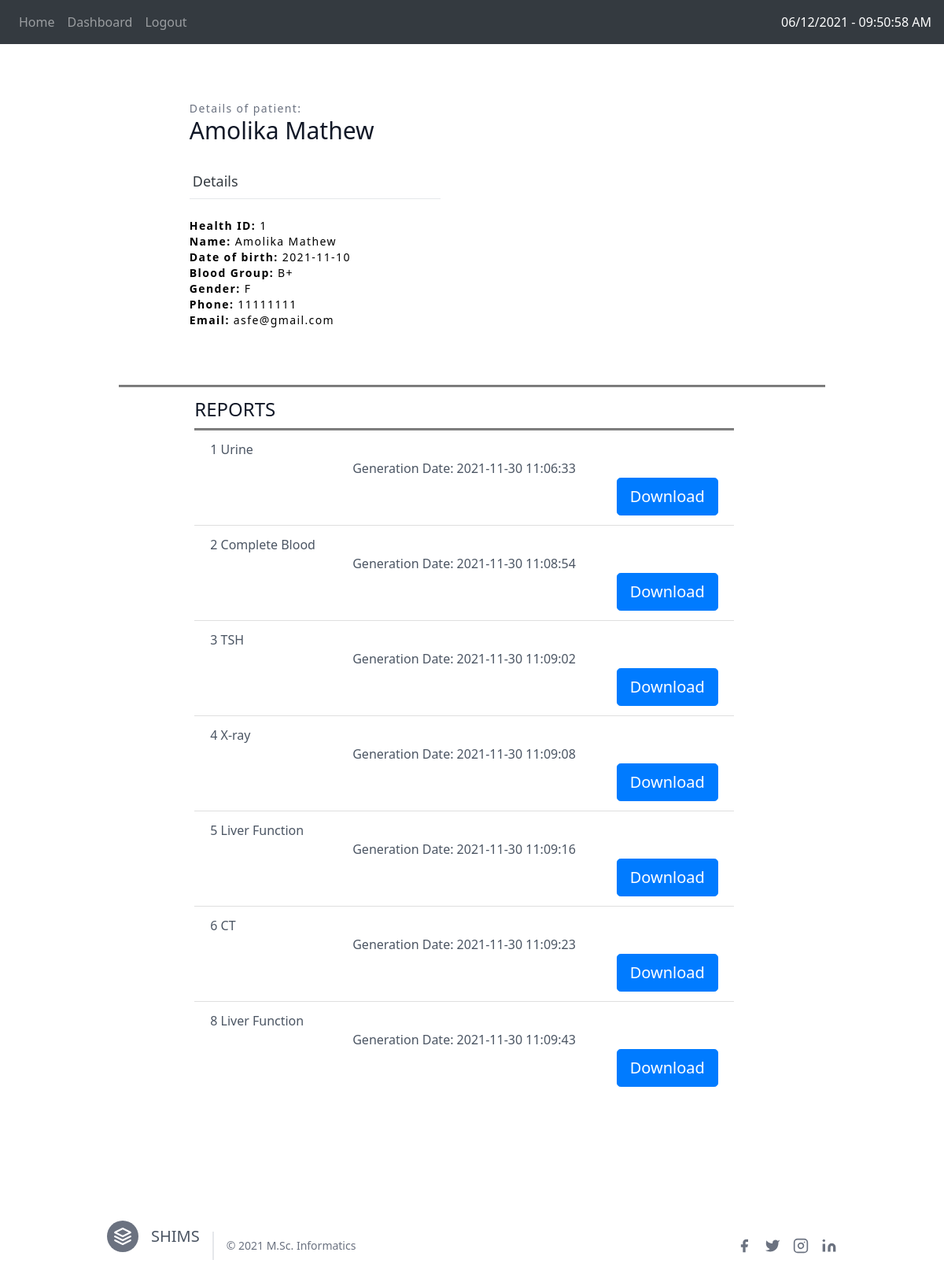
Page /patient-reports (signed in) on the earlier database version.
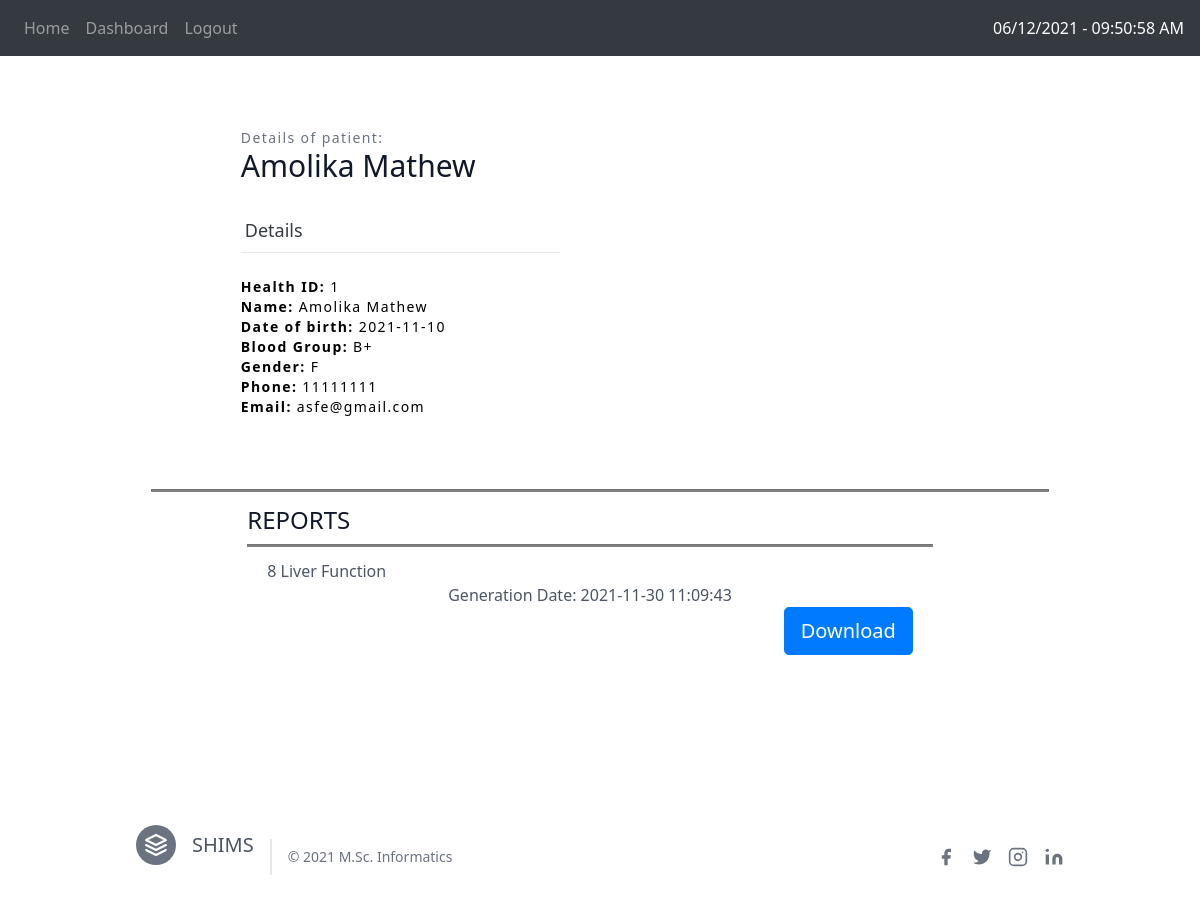
Same page on the later database version.
### website/models.py (models this page shows, shortened)
class User(db.Model, UserMixin):
    id = db.Column(db.Integer, primary_key=True)
    name = db.Column(db.String(150))
    date_of_birth = db.Column(db.String(10), nullable=True)
    blood_group = db.Column(db.String(3), nullable=True)
    gender = db.Column(db.String(6), nullable=True)
    phone = db.Column(db.String(12))
    email = db.Column(db.String(150), unique=True)
    password = db.Column(db.String(150))
    profession = db.Column(db.String(1))
    designation = db.Column(db.String(25), nullable=True)
    department = db.Column(db.String(60), nullable=True)
    reports = db.relationship('Report')

class Report(db.Model):
    report_id = db.Column(db.Integer, primary_key=True)
    patient_id = db.Column(db.Integer, db.ForeignKey('user.id'))
    type_of_report = db.Column(db.String(256))
    generation_date = db.Column(db.DateTime(timezone=True), default=func.now())
    file = db.Column(db.LargeBinary)

### website/views.py (the view)
@views.route('/patient-reports')
@login_required
def patient_reports():
    if(current_user.profession=="P"):
        return render_template("patient_details_and_reports.html", user=current_user, patient= current_user)
    else:
        flash("You can't access the page without authorization !!!", 'error')
        return render_template("home.html", user=current_user)

### website/__init__.py (called while the page is built)
def create_app():
    app = Flask(__name__)
    app.config['SECRET_KEY'] = 'bewufvcn rwhvnirwvinw'
    app.config['SQLALCHEMY_DATABASE_URI'] = f'sqlite:///{DB_NAME}'
    db.init_app(app)
    from .views import views
    from .auth import auth
    app.register_blueprint(views, url_prefix='/')
    app.register_blueprint(auth, url_prefix='/')
    from .models import Report, User
    create_database(app)
    login_manager = LoginManager(app)
    login_manager.login_view = 'views.home'
    login_manager.init_app(app)
    @login_manager.user_loader
    def load_user(id):
        return User.query.get(int(id))
    return app

### website/templates/patient_details_and_reports.html (shortened to what this page needs)
{% extends "base.html" %}
{% block content %}
<section class="text-gray-600 body-font overflow-hidden">
    <div class="container px-5 py-5 mx-auto">
      <div class="lg:w-4/5 mx-auto flex flex-wrap">
        <div class="lg:w-1/2 w-full lg:pr-10 lg:py-6 mb-6 lg:mb-0">
          <h2 class="text-sm title-font text-gray-500 tracking-widest">Details of patient:</h2>
          <h1 class="text-gray-900 text-3xl title-font font-medium mb-4">{{patient.name}}</h1>
          <div class="flex mb-4">
            <h1 class="flex-grow text-dark border-b py-2 text-lg px-1">Details</h1>
          </div>
          <h3 class="text-sm title-font text-black tracking-widest"><b>Health ID: </b>{{patient.id}}</h3>
          <h3 class="text-sm title-font text-black tracking-widest"><b>Name: </b>{{patient.name}}</h3>
          <h3 class="text-sm title-font text-black tracking-widest"><b>Date of birth: </b>{{patient.date_of_birth}}</h3>
          <h3 class="text-sm title-font text-black tracking-widest"><b>Blood Group: </b>{{patient.blood_group}}</h3>
          <h3 class="text-sm title-font text-black tracking-widest"><b>Gender: </b>{{patient.gender}}</h3>
          <h3 class="text-sm title-font text-black tracking-widest"><b>Phone: </b>{{patient.phone}}</h3>
          <h3 class="text-sm title-font text-black tracking-widest"><b>Email: </b>{{patient.email}}</h3>
          <br>
          <br>
        </div>
      </div>
      <hr style="height:2px;color:black;background-color:gray">
      <div class="container px-2 py-1 mx-auto">
        <div class="lg:w-4/5 mx-auto flex flex-wrap">
          <div class="lg:w-6/6 w-full lg:pr-5 lg:py-2 mb-2 lg:mb-0">
            <h1 class="text-gray-900 text-2xl title-font font-medium mb-2">REPORTS</h1>
            <hr style="height:2px;color:black;background-color:gray">
            <div>
              <ul class="list-group list-group-flush" id="reports">
                {% for report in patient.reports %}
                <li class="list-group-item">
                  <div>
                    <div class="text-left">
                      {{report.report_id}}
                      {{report.type_of_report}}
                    </div>
                  </div>
                  <div class="text-center">
                    {{"Generation Date: "}}
                    {{report.generation_date}}
                  </div>
                  <div class="text-right">
                    <a href="/download-report/{{patient.id}}/{{report.report_id}}">
                      <button type="button" class="btn btn-primary btn-lg">Download</button>
                    </a>
                  </div>
                </li>
                {% endfor %}
              </ul>
            </div>
            <br>
            <br>
          </div>
        </div>
    </div>
  </section>
{% endblock %}

### website/templates/base.html (shortened to what this page needs)
<!DOCTYPE html>
<html>
  <head>
    <link
      rel="stylesheet"
      href="https://stackpath.bootstrapcdn.com/bootstrap/4.4.1/css/bootstrap.min.css"
    />
    <link
      rel="stylesheet"
      href="https://stackpath.bootstrapcdn.com/font-awesome/4.7.0/css/font-awesome.min.css"
    />
    <link href="https://unpkg.com/tailwindcss@^2/dist/tailwind.min.css" rel="stylesheet">
  </head>
  <body>
    {% block navbar %}
    <nav class="navbar navbar-expand-lg navbar-dark bg-dark">
      <div class="collapse navbar-collapse" id="navbar">
        <div class="navbar-nav">
        {% if user.is_authenticated %}
        <a class="nav-item nav-link" id="home" href="/">Home</a>
          {% if user.profession=="P" %}
          <a class="nav-item nav-link" id="dashboard" href="/patient-dashboard">Dashboard</a>
          {% elif user.profession == "D" %}
          <a class="nav-item nav-link" id="dashboard" href="/doctor-dashboard">Dashboard</a>
          {% else %}
          <a class="nav-item nav-link" id="dashboard" href="/admin-dashboard">Dashboard</a>
          {% endif %}
        <a class="nav-item nav-link" id="logout" href="/logout">Logout</a>
        {% else %}
        <a class="nav-item nav-link" id="home" href="/">Home</a>
        <a class="nav-item nav-link" id="patient" href="/patient-landing">Patient</a>
        <a class="nav-item nav-link" id="doctor" href="/doctor-landing">Doctor</a>
        <a class="nav-item nav-link" id="admin" href="/admin-landing">Admin</a>
        {% endif %}
        </div>
      </div>
      <span id='ct7' class="bg-dark" style="color:rgb(255, 255, 255);"></span>
    </nav>
    {% endblock %}
    <div class="container">
    {% block content %}
    {% endblock %}
    </div>
    <footer class="text-gray-600 body-font">
      <div class="container px-5 py-8 mx-auto flex items-center sm:flex-row flex-col">
        <a class="flex title-font font-medium items-center md:justify-start justify-center text-gray-900">
          <svg xmlns="http://www.w3.org/2000/svg" fill="none" stroke="currentColor" stroke-linecap="round" stroke-linejoin="round" stroke-width="2" class="w-10 h-10 text-white p-2 bg-gray-500 rounded-full" viewBox="0 0 24 24">
            <path d="M12 2L2 7l10 5 10-5-10-5zM2 17l10 5 10-5M2 12l10 5 10-5"></path>
          </svg>
          <span class="ml-3 text-xl">SHIMS</span>
        </a>
        <p class="text-sm text-gray-500 sm:ml-4 sm:pl-4 sm:border-l-2 sm:border-gray-200 sm:py-2 sm:mt-0 mt-4">© 2021 M.Sc. Informatics
        </p>
        <span class="inline-flex sm:ml-auto sm:mt-0 mt-4 justify-center sm:justify-start">
          <a href="https:www.facebook.com" target="_blank" class="text-gray-500">
            <svg fill="currentColor" stroke-linecap="round" stroke-linejoin="round" stroke-width="2" class="w-5 h-5" viewBox="0 0 24 24">
              <path d="M18 2h-3a5 5 0 00-5 5v3H7v4h3v8h4v-8h3l1-4h-4V7a1 1 0 011-1h3z"></path>
            </svg>
          </a>
          <a href="https:www.twitter.com" target="_blank" class="ml-3 text-gray-500">
            <svg fill="currentColor" stroke-linecap="round" stroke-linejoin="round" stroke-width="2" class="w-5 h-5" viewBox="0 0 24 24">
              <path d="M23 3a10.9 10.9 0 01-3.14 1.53 4.48 4.48 0 00-7.86 3v1A10.66 10.66 0 013 4s-4 9 5 13a11.64 11.64 0 01-7 2c9 5 20 0 20-11.5a4.5 4.5 0 00-.08-.83A7.72 7.72 0 0023 3z"></path>
            </svg>
          </a>
          <a href="https:www.instagram.com" target="_blank" class="ml-3 text-gray-500">
            <svg fill="none" stroke="currentColor" stroke-linecap="round" stroke-linejoin="round" stroke-width="2" class="w-5 h-5" viewBox="0 0 24 24">
              <rect width="20" height="20" x="2" y="2" rx="5" ry="5"></rect>
              <path d="M16 11.37A4 4 0 1112.63 8 4 4 0 0116 11.37zm1.5-4.87h.01"></path>
            </svg>
          </a>
          <a href="https:www.linkedin.com" target="_blank" class="ml-3 text-gray-500">
            <svg fill="currentColor" stroke="currentColor" stroke-linecap="round" stroke-linejoin="round" stroke-width="0" class="w-5 h-5" viewBox="0 0 24 24">
              <path stroke="none" d="M16 8a6 6 0 016 6v7h-4v-7a2 2 0 00-2-2 2 2 0 00-2 2v7h-4v-7a6 6 0 016-6zM2 9h4v12H2z"></path>
              <circle cx="4" cy="4" r="2" stroke="none"></circle>
            </svg>
          </a>
        </span>
      </div>
    </footer>
  </body>
</html>

Differences in the rows shown:
removed Report: report_id "1", type_of_report "Urine", value "Generation Date:", generation_date "2021-11-30 11:06:33"
removed Report: report_id "2", type_of_report "Complete Blood", value "Generation Date:", generation_date "2021-11-30 11:08:54"
removed Report: report_id "3", type_of_report "TSH", value "Generation Date:", generation_date "2021-11-30 11:09:02"
removed Report: report_id "4", type_of_report "X-ray", value "Generation Date:", generation_date "2021-11-30 11:09:08"
removed Report: report_id "5", type_of_report "Liver Function", value "Generation Date:", generation_date "2021-11-30 11:09:16"
removed Report: report_id "6", type_of_report "CT", value "Generation Date:", generation_date "2021-11-30 11:09:23"
